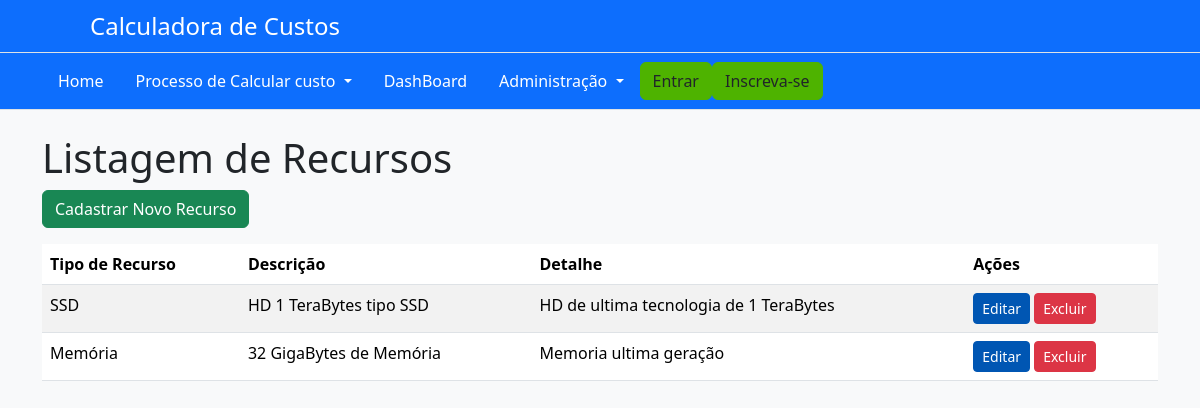
Before: /listarrecurso/ with the older database file.
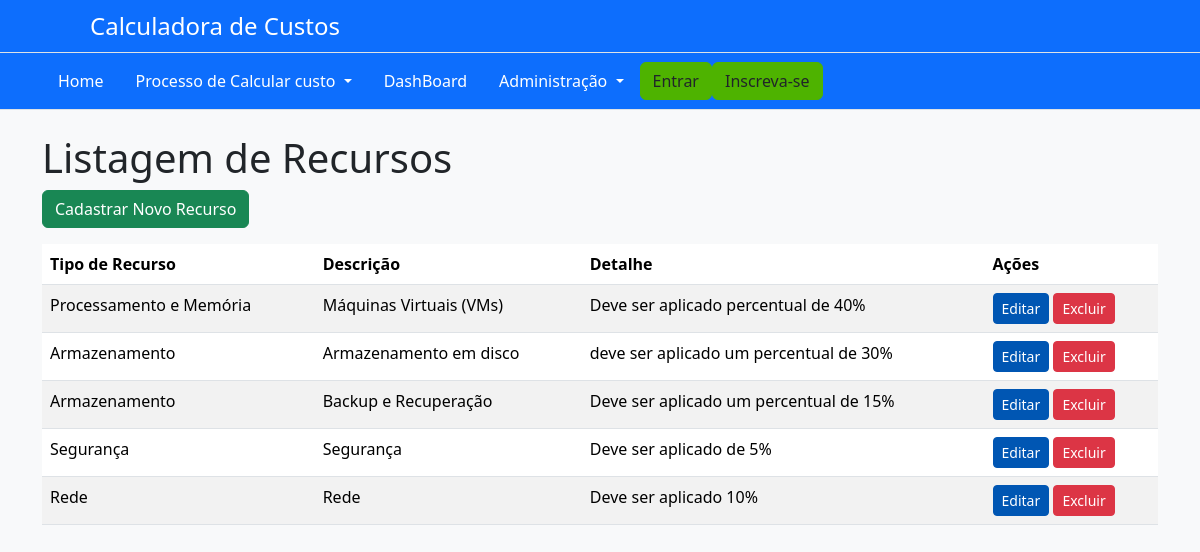
After: the same page with the newer database file.
### AppCalculadora/models.py (models this page shows, shortened)
class Recurso(models.Model):
    tipo_recurso = models.ForeignKey(TipoRecurso, on_delete=models.CASCADE)
    descricao = models.CharField(max_length=255)
    detalhes = models.TextField()

class TipoRecurso(models.Model):
    nome = models.CharField(max_length=255)

### AppCalculadora/views.py (the view)
# urls.py: path('listarrecurso/', views.listar_recurso, name='listarRecurso'),
def listar_recurso(request):
    recursos = Recurso.objects.all()
    return render(request, 'recurso/listar_recurso.html', {'recursos': recursos})

### AppCalculadora/templates/recurso/listar_recurso.html
{% extends 'base.html' %}
{% block content %}
<div class="container">
    <h1 class="page-title">Listagem de Recursos</h1>
    <a href="{% url 'cadastrarRecurso' %}" class="btn btn-success mb-3">Cadastrar Novo Recurso</a>
    <table class="table table-striped">
        <thead>
            <tr>
                <th>Tipo de Recurso</th>
                <th>Descrição</th>
                <th>Detalhe</th>
                <th>Ações</th>
            </tr>
        </thead>
        <tbody>
            {% for recurso in recursos %}
            <tr>
                <td>{{ recurso.tipo_recurso.nome }}</td>
                <td>{{ recurso.descricao }}</td>
                <td>{{ recurso.detalhes }}</td>
                <td>
                    <a href="{% url 'editarRecurso' recurso.pk %}" class="btn btn-primary btn-sm">Editar</a>
                    <a href="{% url 'excluirRecurso' recurso.pk %}" class="btn btn-danger btn-sm">Excluir</a>
                </td>
            </tr>
            {% endfor %}
        </tbody>
    </table>
</div>
{% endblock %}

### AppCalculadora/templates/base.html (shortened to what this page needs)
<!DOCTYPE html>
<html lang="pt">
<head>
    {% load static %}
    <link rel="stylesheet" href="{% static 'css/bootstrap.min.css' %}">
    <link rel="stylesheet" href="{% static 'css/custom.css' %}">
</head>
<body>
    <header>
        <div class="px-3 py-2 bg-primary text-white border-bottom">
            <div class="container">
                <a href="/" class="d-flex align-items-center my-2 my-lg-0 me-lg-auto text-white text-decoration-none">
                    <svg class="bi me-2" width="40" height="32" role="img" aria-label="Bootstrap">
                        <use xlink:href="#bootstrap" />
                    </svg>
                    <span class="fs-4">Calculadora de Custos</span>
                </a>
            </div>
        </div>
        <div class="px-3 py-2 bg-primary text-white border-bottom">
            <div class="container">
                <div class="d-flex flex-wrap align-items-center justify-content-center justify-content-lg-start">
                    <ul class="nav col-12 col-lg-auto my-2 justify-content-center my-md-0 text-small">
                         <li class="nav-item">
                             <a href="{% url 'home' %}" class="nav-link text-white">
                                  Home
                             </a>
                        <li class="nav-item dropdown">
                            <a class="nav-link dropdown-toggle text-white" href="#" id="navbarDropdown" role="button"
                                data-bs-toggle="dropdown" aria-expanded="false">
                                Processo de Calcular custo
                            </a>
                        </li>
                        <li class="nav-item">
                            <a href="#" class="nav-link text-white">
                                DashBoard
                            </a>
                        </li>
                        <li class="nav-item dropdown">
                            <a class="nav-link dropdown-toggle text-white" href="#" id="navbarDropdown" role="button"
                                data-bs-toggle="dropdown" aria-expanded="false">
                                Administração
                            </a>
                        </li>
                    </ul>
                    <button type="button" class="btn btn-alternative">Entrar</button>
                    <button type="button" class="btn btn-alternative">Inscreva-se</button>
                </div>
            </div>
        </div>
    </header>
    <main>
        {% block content %}{% endblock %}
    </main>
</body>
</html>

### AppCalculadora/static/css/custom.css (style rules this page uses)
body { background-color: #f8f9fa; color: #212529; }
header, .navbar-dark { background-color: #fff200; color: #ffffff; }
.navbar-brand, .nav-link, .btn-light { color: #ffffff !important; }
.btn-primary { background-color: #0056b3; border-color: #0056b3; }
.btn-alternative { background-color: #4eb300; border-color: #4eb300; }

Changed rows visible on the page:
removed Recurso: tipo_recurso.nome "SSD", descricao "HD 1 TeraBytes tipo SSD", detalhes "HD de ultima tecnologia de 1 TeraBytes"
removed Recurso: tipo_recurso.nome "Memória", descricao "32 GigaBytes de Memória", detalhes "Memoria ultima geração"
added Recurso: tipo_recurso.nome "Processamento e Memória", descricao "Máquinas Virtuais (VMs)", detalhes "Deve ser aplicado percentual de 40%"
added Recurso: tipo_recurso.nome "Armazenamento", descricao "Armazenamento em disco", detalhes "deve ser aplicado um percentual de 30%"
added Recurso: tipo_recurso.nome "Armazenamento", descricao "Backup e Recuperação", detalhes "Deve ser aplicado um percentual de 15%"
added Recurso: tipo_recurso.nome "Segurança", descricao "Segurança", detalhes "Deve ser aplicado de 5%"
added Recurso: tipo_recurso.nome "Rede", descricao "Rede", detalhes "Deve ser aplicado 10%"
